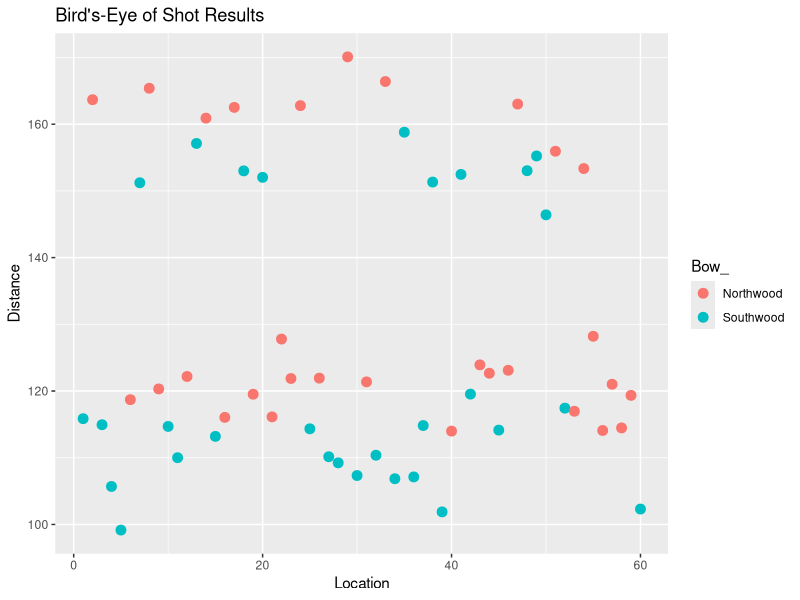
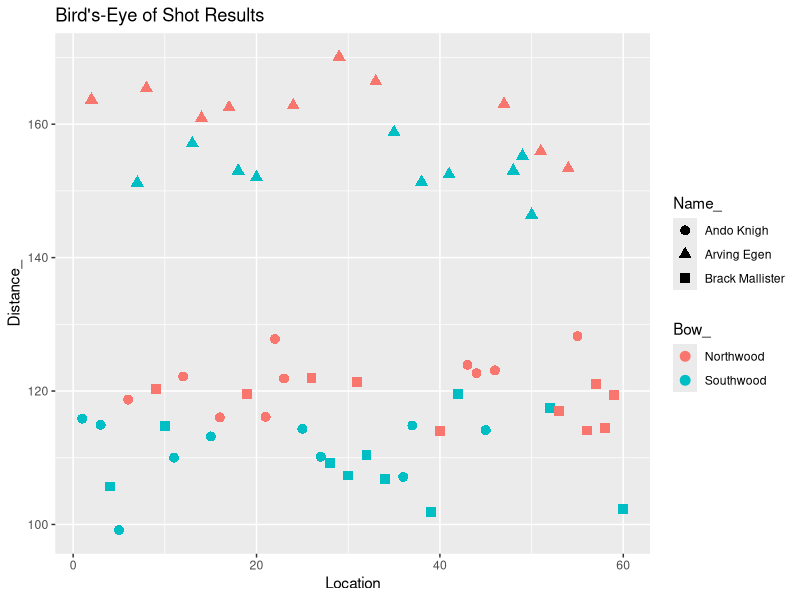
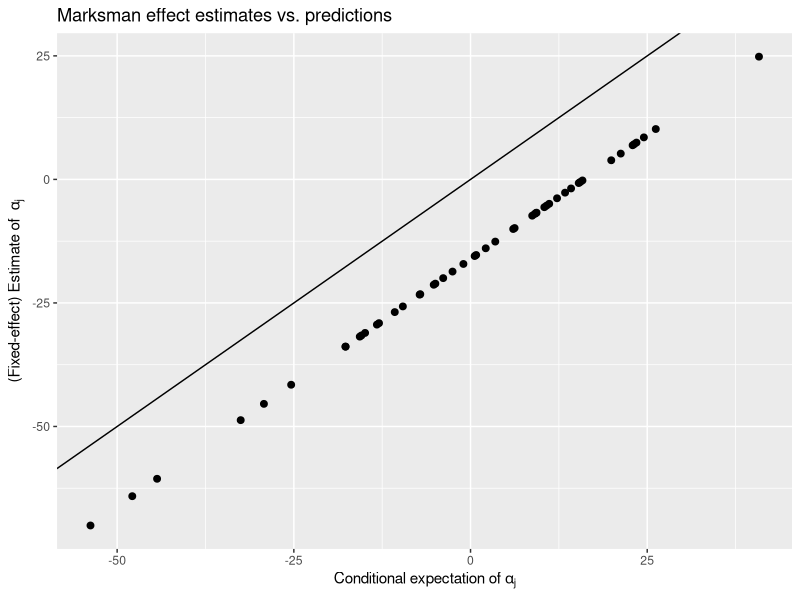

Write R code to recreate these figures, in order. (Note: this script raises an error after producing the figures.)
## ---- chunk 1
require(lme4)
require(ggplot2)
require(gridExtra)

# Population of archer effects
set.seed(12345)
sig_a <- 20
pop_size <- 1000
m_pop <- rnorm(pop_size, 0, sig_a)

# Loading Westeros names!
wnames <- unlist(readLines("male_westeros_names.txt"))

# archer data function
make_archer_data <- function (population, p, n, mu, sig_e, tau, shots = NULL) {
  
  # Preparing number of shots
  if (is.null(shots)) {
    shots <- rep(n * 2, p)
  }
  
  # Sample data
  r_pop <- sample(population, p)
  theta <- c(mu, tau, r_pop)
  intercept <- rep(1, sum(shots))
  bow <- unlist(lapply(shots, function (m) c(rep(1, m / 2), rep(0, m / 2))))
  m_mat <- diag(p)[rep(1:p, shots), ]
  X <- cbind(intercept, bow, m_mat)
  Y <- X %*% theta + rnorm(sum(shots), 0, sig_e)
  
  # Return data
  names <- sample(wnames, p)
  name_data <- rep(names, shots)
  bow_data <- unlist(lapply(shots, function (m) c(rep("Northwood", m / 2), rep("Southwood", m / 2))))
  dataMat <- data.frame("Distance_" = Y,
                        "Bow_" = bow_data,
                        "Name_" = name_data)
  effects <- r_pop
  names(effects) <- names
  return(list("Data" = dataMat, "Effects" = effects))
  
}

set.seed(1)
JaimeExp1 <- make_archer_data(m_pop, 3, 10, 150, 5, 10)
lme1 <- lmer(Distance_ ~ Bow_ + (1 | Name_), data = JaimeExp1$Data)
set.seed(2)
JaimeExp2 <- make_archer_data(m_pop, 50, 10, 150, 5, 10)
set.seed(3)
n.shots <- 2 * rpois(50, 5)
set.seed(3)
JaimeExp3 <- make_archer_data(m_pop, 50, 10, 150, 5, 10, shots = n.shots)
## ---- chunk 2
print(head(JaimeExp1$Data), digits = 2)
## ---- chunk 3
lm0 <- lm(Distance_ ~ Bow_, data = JaimeExp1$Data)
summary(lm0)
## ---- chunk 4
lm1 <- lm(Distance_ ~ Bow_ + Name_, data = JaimeExp1$Data)
summary(lm1)
## ---- chunk 5
rorder <- sample(1:nrow(JaimeExp1$Data))
bowData1 <- JaimeExp1$Data[rorder, ]
bowData1 <- cbind("Location" = 1:nrow(bowData1), bowData1)
p <- ggplot(bowData1, aes(Location, Distance_)) + 
  geom_point(aes(colour = Bow_), size = 3) + 
  ggtitle("Bird's-Eye of Shot Results") + ylab("Distance")
p
## ---- chunk 6

p <- ggplot(bowData1, aes(Location, Distance_)) + 
  geom_point(aes(shape = Name_, colour = Bow_), size = 3) + 
  ggtitle("Bird's-Eye of Shot Results")
p
## ---- chunk 7
lm2 <- lm(Distance_ ~ Bow_ + Name_, data = JaimeExp2$Data)
summary(lm2)
## ---- chunk 8
lme2 <- lmer(Distance_ ~ Bow_ + (1 | Name_), data = JaimeExp2$Data)
## ---- chunk 9
VarCorr(lme2)
confint(lme2)[1:2, ]
## ---- chunk 10
predictions <- ranef(lme2)$Name_[-1, ]
estimates <- unname(coef(lm2)[-c(1:2)])
## ---- chunk 11

scatter_df <- data.frame(x = predictions,
                         y = estimates)
p <- ggplot(scatter_df, aes(x = x, y = y)) + 
  geom_point(size = 2) +
  labs(x = expression(paste("Conditional expectation of ", alpha["j"])),
       y = expression(paste("(Fixed-effect) Estimate of  ", alpha["j"])),
       title = "Marksman effect estimates vs. predictions") + 
  geom_abline(slope = 1, intercept = 0)
p
## ---- chunk 12
make_click_data <- function (p, # Number of people to choose 
                             mu, # Baseline logit-probability of click 
                             tau, # Effect of new display
                             sig_a, # Variance of random effects
                             pois_mean, # Mean number of impressions
                             effects = NULL) { # In case you actually want to fix effects
  
  if (is.null(effects))
    effects <- rnorm(p, 0, sig_a)
  
  # Preparing design
  treat <- rbinom(p, 1, 0.5)
  treat_expos <- rpois(p, pois_mean * 0.5) + 1
  null_expos <- rpois(p, pois_mean * (1 - 0.5)) + 1
  id <- 1:p
  expos <- treat_expos + null_expos
  expos <- c(expos[!treat == 1], null_expos[treat == 1], treat_expos[treat == 1])
  id <- c(id[!treat == 1], rep(id[treat == 1], 2))
  treat <- c(treat[!treat == 1], rep(0, sum(treat)), rep(1, sum(treat)))
  means <- mu + treat * tau + effects[id]
  probs <- exp(means) / (1 + exp(means))
  
  # Getting response and making data matrix
  Y <- rbinom(length(probs), expos, probs)
  dataMat <- data.frame("clicks" = Y,
                        "expos" = expos,
                        "display" = treat,
                        "id" = as.factor(id))
  
  return(list("Data" = dataMat,
              "Effects" = effects))
  
}

# Make simulated data
set.seed(1)
CTR_Exp1 <- make_click_data(p = 1e3,
                            mu = -4.5,
                            tau = 0.5,
                            sig_a = 5,
                            pois_mean = 20)
## ---- chunk 13
CTRdata <- CTR_Exp1$Data
display_data <- head(CTR_Exp1$Data[sample(nrow(CTR_Exp1$Data)), ], 10)
display_data$display <- as.numeric(display_data$display) + 1
rownames(display_data) <- NULL
print(display_data)
## ---- chunk 14
# Changing the counts to proportions
CTRdata$clicks <- CTRdata$clicks / CTRdata$expos

# Analysis of the data
CTR_lme1 <- glmer(clicks ~ display + (1 | id), 
                  weights = expos,
                  data = CTRdata, 
                  family = binomial, 
                  control = glmerControl(optimizer = "bobyqa"),
                  nAGQ = 10)
## ---- chunk 15
summary(CTR_lme1)
## ---- chunk 16
# Extracting estimated fixed effects
fixef_hat <- fixef(CTR_lme1)
# Extracting estimated population sd:
siga_hat <- attr(VarCorr(CTR_lme1)[[1]], "stddev")
# Extracting tau confidence bounds from model
up_low <- confint(CTR_lme1)

# Making CI mat
full_mat <- cbind("Estimate" = c(fixef_hat, siga_hat), up_low[c(2:3, 1), ])
rownames(full_mat) <- c("Intercept", "Tau", "sig_a")
print(exp(full_mat) * 100, digits = 4)
## ---- chunk 17
library(glmnet)
id.matrix <- sparse.model.matrix(~ CTRdata$id - 1)
Sparse.Data <- cBind(id.matrix, CTRdata$display)
weights <- CTRdata$expos
nclicks <- CTRdata$clicks * weights
y <- unname(cbind(weights - nclicks, nclicks))
set.seed(12345)
CTR_lasso <- cv.glmnet(Sparse.Data, y, family = "binomial")
## ---- chunk 18
set.seed(12345)
CTR_ridge <- cv.glmnet(Sparse.Data, y, family = "binomial", alpha = 0)
CTR_glm <- glm(y[ , 2:1] ~ display + id, data = CTRdata, family = "binomial")
## ---- chunk 19
effect_estimates <- c(tail(as.numeric(coef(CTR_lasso)), 1),
                      tail(as.numeric(coef(CTR_ridge)), 1),
                      head(as.numeric(coef(CTR_glm)), 2)[2])
names(effect_estimates) <- c("LASSO", "Ridge", "GLM")
print(effect_estimates)
## ---- chunk 20
user_effects <- CTR_Exp1$Effects
nsims <- 50
MSEP_mat <- matrix(0, 4, nsims)
rownames(MSEP_mat) <- c("GLMM", "LASSO", "Ridge", "GLM")
for (i in 1:nsims) {
  
  # Generating data
  new_CTR <- make_click_data(p = 1e3, 
                             mu = -4.5,
                             tau = 0.5,
                             sig_a = 5,
                             pois_mean = 20,
                             effects = user_effects)
  
  # Prepping LASSO data
  new_id.matrix <- sparse.model.matrix(~ new_CTR$Data$id - 1)
  new_Sparse.Data <- cBind(new_id.matrix, new_CTR$Data$display)
  
  # Getting y data
  new_weights <- new_CTR$Data$expos
  new_nclicks <- new_CTR$Data$clicks
  y_new <- unname(cbind(new_weights - new_nclicks, new_nclicks))
  
  calc_MSEP <- function (pred) {
    err0 <- pred^2 * y_new[ , 1]
    err1 <- (1 - pred)^2 * y_new[ , 2]
    return((sum(err0) + sum(err1)) / sum(new_weights))
  }
  
  # Calculating prediction logit means
  lme_pred <- predict(CTR_lme1, newdata = new_CTR$Data)
  lasso_pred <- predict(CTR_lasso, newx = new_Sparse.Data)
  ridge_pred <- predict(CTR_ridge, newx = new_Sparse.Data)
  glm_pred <- predict(CTR_glm, newdata = new_CTR$Data)
  
  # Calculating prediction probs
  lme_pred_probs <- exp(lme_pred) / (1 + exp(lme_pred))
  lasso_pred_probs <- exp(lasso_pred) / (1 + exp(lasso_pred))
  ridge_pred_probs <- exp(ridge_pred) / (1 + exp(ridge_pred))
  glm_pred_probs <- exp(glm_pred) / (1 + exp(glm_pred))
  
  # Calculating prediction probs
  prob_mat <- cbind(exp(lme_pred) / (1 + exp(lme_pred)),
                    exp(lasso_pred) / (1 + exp(lasso_pred)),
                    exp(ridge_pred) / (1 + exp(ridge_pred)),
                    exp(glm_pred) / (1 + exp(glm_pred)))
  
  MSEP_mat[ , i] <- unname(apply(prob_mat, 2, calc_MSEP))
  
}
## ---- chunk 21
# MSPE means
apply(MSEP_mat, 1, mean)
# MSPE standard errors
apply(MSEP_mat, 1, sd)
## ---- chunk 22
require(microbenchmark)

ps <- seq(100, 2000, 100)
nsims <- 50

mean_MSEP <- matrix(0, 4, 20)
rownames(mean_MSEP) <- c("GLMM", "LASSO", "Ridge", "GLM")
sd_MSEP <- mean_MSEP
times <- mean_MSEP

for (k in 1:20) {
  
  #cat("Doing p =", ps[k], "\n")
  
  set.seed(1)
  CTR_Exp1 <- make_click_data(p = ps[k],
                              mu = -4.5,
                              tau = 0.5,
                              sig_a = 5,
                              pois_mean = 20)
  
  # Changing the counts to proportions
  CTR_Exp1$Data$clicks <- CTR_Exp1$Data$clicks / CTR_Exp1$Data$expos
  
  # Fitting LME
  timer <- get_nanotime()
  CTR_lme1 <- glmer(clicks ~ display + (1 | id), 
                    weights = expos,
                    data = CTR_Exp1$Data, 
                    family = binomial, 
                    control = glmerControl(optimizer = "bobyqa"),
                    nAGQ = 10)
  times["GLMM", k] <- get_nanotime() - timer
  
  timer <- get_nanotime()
  # Fitting LASSO
  library(glmnet)
  id.matrix <- sparse.model.matrix(~ CTR_Exp1$Data$id - 1)
  Sparse.Data <- cBind(id.matrix, CTR_Exp1$Data$display)
  weights <- CTR_Exp1$Data$expos
  nclicks <- CTR_Exp1$Data$clicks * weights
  y <- unname(cbind(weights - nclicks, nclicks))
  set.seed(12345)
  
  CTR_lasso <- cv.glmnet(Sparse.Data, y, family = "binomial")
  times["LASSO", k] <- get_nanotime() - timer
  
  # Fitting Ridge and GLM
  set.seed(12345)
  timer <- get_nanotime()
  CTR_ridge <- cv.glmnet(Sparse.Data, y, family = "binomial", alpha = 0)
  times["Ridge", k] <- get_nanotime() - timer
  timer <- get_nanotime()
  CTR_glm <- glm(y[ , 2:1] ~ display + id, data = CTR_Exp1$Data, family = "binomial")
  times["GLM", k] <- get_nanotime() - timer
  
  # MSEP storage unit
  user_effects <- CTR_Exp1$Effects
  nsims <- 50
  MSEP_mat <- matrix(0, 4, nsims)
  rownames(MSEP_mat) <- c("GLMM", "LASSO", "Ridge", "GLM")
  
  for (i in 1:nsims) {
    
    # Generating data
    set.seed(i)
    new_CTR <- make_click_data(p = ps[k], 
                               mu = -4.5,
                               tau = 0.5,
                               sig_a = 5,
                               pois_mean = 20,
                               effects = user_effects)
    
    # Prepping LASSO data
    new_id.matrix <- sparse.model.matrix(~ new_CTR$Data$id - 1)
    new_Sparse.Data <- cBind(new_id.matrix, new_CTR$Data$display)
    
    # Getting y data
    new_weights <- new_CTR$Data$expos
    new_nclicks <- new_CTR$Data$clicks
    y_new <- unname(cbind(new_weights - new_nclicks, new_nclicks))
    
    calc_MSEP <- function (pred) {
      err0 <- pred^2 * y_new[ , 1]
      err1 <- (1 - pred)^2 * y_new[ , 2]
      return((sum(err0) + sum(err1)) / sum(new_weights))
    }
    
    # Calculating prediction logit means
    lme_pred <- predict(CTR_lme1, newdata = new_CTR$Data)
    lasso_pred <- predict(CTR_lasso, newx = new_Sparse.Data)
    ridge_pred <- predict(CTR_ridge, newx = new_Sparse.Data)
    glm_pred <- predict(CTR_glm, newdata = new_CTR$Data)
    
    # Calculating prediction probs
    prob_mat <- cbind(exp(lme_pred) / (1 + exp(lme_pred)),
                      exp(lasso_pred) / (1 + exp(lasso_pred)),
                      exp(ridge_pred) / (1 + exp(ridge_pred)),
                      exp(glm_pred) / (1 + exp(glm_pred)))
    
    MSEP_mat[ , i] <- unname(apply(prob_mat, 2, calc_MSEP))
    
  }
  
  mean_MSEP[ , k] <- apply(MSEP_mat, 1, mean)
  sd_MSEP[ , k] <- apply(MSEP_mat, 1, sd)
  
}


group_MSEP <- rownames(mean_MSEP)[as.vector(row(mean_MSEP))]
p_MSEP <- as.vector(col(mean_MSEP))
p_MSEP <- ps[p_MSEP]
df <- data.frame("MSPE" = as.vector(mean_MSEP),
                 "Number of Users" = p_MSEP,
                 "se" = as.vector(sd_MSEP),
                 "Method" = group_MSEP)
limits <- aes(ymax = MSPE + se, ymin = MSPE - se)

p <- ggplot(df, aes(colour = Method, y = MSPE, x = Number.of.Users))
p1 <- p + geom_point() + geom_line(aes(group = Method)) + geom_errorbar(limits, width = 25) + 
  ggtitle("Mean Squared Prediction Error vs. # of Users")
time_df <- data.frame("Time" = log10(as.vector(times)),
                      "Number of Users" = p_MSEP,
                      "Method" = group_MSEP)
p2 <- ggplot(time_df, aes(colour = Method, y = Time, x = Number.of.Users))
p2 <- p2 + geom_point() + geom_line(aes(group = Method)) + 
  ggtitle("Fitting Runtime vs. # of Users")
grid.arrange(p1, p2, ncol = 2, widths = unit(c(15, 15), c("cm")))
